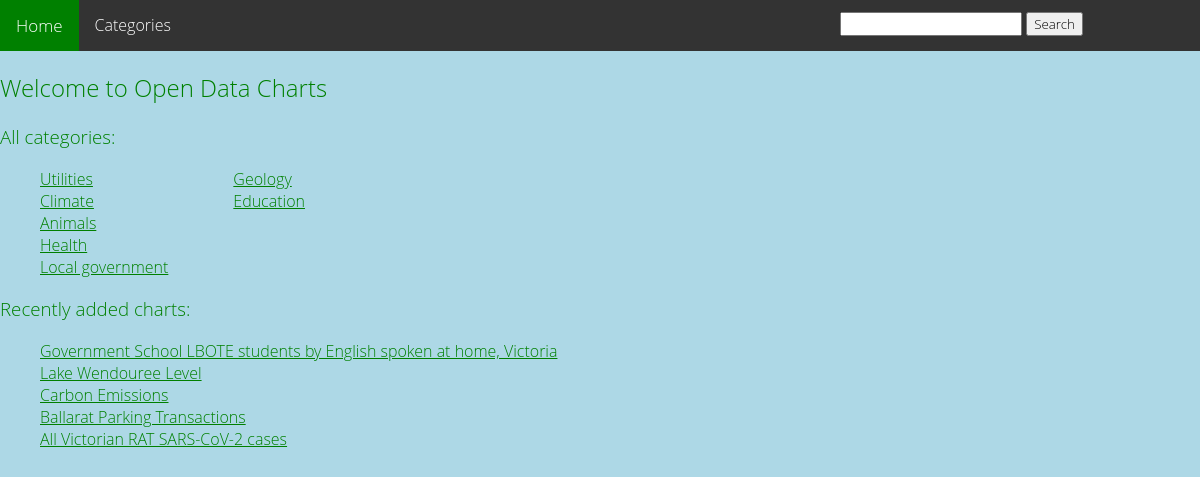
Page /open_data_charts/ on the committed database.
### open_data_charts/models.py (models this page shows, shortened)
class Category(models.Model):
    cat_id = models.IntegerField(primary_key=True)
    cat_name = models.CharField(max_length=100, verbose_name='Category name')
    def __str__(self):
        return self.cat_name

class Chart(models.Model):
    chart_id = models.IntegerField(primary_key=True)
    chart_title = models.CharField(max_length=500, verbose_name='Title')
    chart_category = models.ForeignKey(Category, on_delete=models.CASCADE, null=True, verbose_name='Category')
    chart_description = models.CharField(max_length=1000)
    chart_creation_date = models.DateTimeField(default=timezone.now(), verbose_name='Created')
    chart_filename = models.CharField(max_length=500, null=True)

### open_data_charts/views.py (the view)
# urls.py: path('', views.IndexView.as_view(), name="index"),
class IndexView(generic.ListView):
    template_name = 'open_data_charts/index.html'
    context_object_name = 'categories_charts'
    def get_queryset(self):
        query = self.request.GET.get('search')
        result = Chart.objects.all()
        if query:
            result = Chart.objects.filter(chart_title__contains=query)
        return {'recent_charts': Chart.objects.filter(chart_creation_date__lte=timezone.now()).order_by('-chart_creation_date')[:5],
        'categories': Category.objects.all(), 'charts': result}

### open_data_charts/templates/open_data_charts/index.html (shortened to what this page needs)
<!DOCTYPE html>
{% load static %}
<link rel="stylesheet" type="text/css" href="{% static 'open_data_charts/style.css' %}">
<link rel="stylesheet" type="text/css" href="{% static 'open_data_charts/navStyle.css' %}">
<div class="topnav">
    <a class="active" href="/open_data_charts/">Home</a>
    <div class="dropdown">
        <button class="dropbtn">Categories
        </button>
    </div>
    <div class="search-dropdown">
    <div class="search-form">
    <form method="GET" action="">
    <input type="search" name="search" id="chart-search">
    <button type="submit" id="search-btn"> Search </button>
    </form>
  </div>
    </div>
</div>
<body>
<h2>Welcome to Open Data Charts</h2>
<h3>All categories: </h3>
{% if categories_charts.categories %}
<div>
    <ul id="categories-holder">
        {% for category in categories_charts.categories %}
            {% if forloop.counter >= 1 and forloop.counter <= 5 %}
            <li class="categories-col1">
                <a href="{% url 'open_data_charts:category' category.cat_name %}">{{category.cat_name}}</a>
            </li>
            {% elif forloop.counter > 5 and forloop.counter <= 10 %}
            <li class="categories-col2">
                <a href="{% url 'open_data_charts:category' category.cat_name %}">{{category.cat_name}}</a>
            </li>
            {% elif forloop.counter > 10 and forloop.counter <= 15 %}
            <li class="categories-col3">
                <a href="{% url 'open_data_charts:category' category.cat_name %}">{{category.cat_name}}</a>
            </li>
            {% elif forloop.counter > 15 and forloop.counter <= 20 %}
            <li class="categories-col4">
                <a href="{% url 'open_data_charts:category' category.cat_name %}">{{category.cat_name}}</a>
            </li>
            {% elif forloop.counter > 20 and forloop.counter <= 25 %}
            <li class="categories-col5">
                <a href="{% url 'open_data_charts:category' category.cat_name %}">{{category.cat_name}}</a>
            </li>
            {% elif forloop.counter > 25 and forloop.counter <= 30 %}
            <li class="categories-col6">
                <a href="{% url 'open_data_charts:category' category.cat_name %}">{{category.cat_name}}</a>
            </li>
            {% endif %}
        {% endfor %}
    </ul>
</div>
{% else %}
    <p>No categories currently available</p>
{% endif %}
<h3>Recently added charts: </h3>
{% if categories_charts.recent_charts %}
    <ul>
        {% for chart in categories_charts.recent_charts %}
            <li>
                <a href="{% url 'open_data_charts:chart' chart.chart_category chart.chart_id %}">{{chart.chart_title}}</a>
            </li>
        {% endfor %}
    </ul>
{% else %}
    <p>
        No charts currently available
    </p>
{% endif %}
</body>

### open_data_charts/static/open_data_charts/style.css (style rules this page uses)
* { font-family: Open Sans, Helvetica, sans-serif; font-weight: 300; }
html, body { margin: 0; padding: 0; height: 100%; }
li a { color: green }
#categories-holder { display: grid; grid-template-columns: 1fr 1fr 1fr 1fr 1fr 1fr; grid-template-rows: 1fr 1fr 1fr 1fr 1fr; grid-auto-flow: column; }
.categories-col1 { grid-column: 1; }
.categories-col2 { grid-column: 2; }
ul { list-style: none; }
body { background: lightblue; -webkit-background-size: cover; -moz-background-size: cover; -o-background-size: cover; background-size: cover; width: 100%; height: 100%; }
h1, h2, h3, p { color: green; }

### open_data_charts/static/open_data_charts/navStyle.css (style rules this page uses)
.topnav { background-color: #333; overflow: hidden; }
.topnav a { float: left; color: #f2f2f2; text-align: center; padding: 14px 16px; text-decoration: none; font-size: 17px; }
.topnav a.active { background-color: green; color: white; }
.dropdown { float: left; overflow: hidden; }
.dropdown .dropbtn { font-size: 16px; border: none; outline: none; color: white; padding: 14px 16px; background-color: inherit; font-family: inherit; margin: 0; }
.search-dropdown { position: absolute; left: 70%; top: 12px; overflow: hidden; }
.search-form { z-index: 2; }

### rows in the picture
Category: cat_name "Utilities"
Category: cat_name "Climate"
Category: cat_name "Animals"
Category: cat_name "Health"
Category: cat_name "Local government"
Category: cat_name "Geology"
Category: cat_name "Education"
Chart: chart_title "Government School LBOTE students by English spoken at home, Victoria"
Chart: chart_title "Lake Wendouree Level"
Chart: chart_title "Carbon Emissions"
Chart: chart_title "Ballarat Parking Transactions"
Chart: chart_title "All Victorian RAT SARS-CoV-2 cases"
